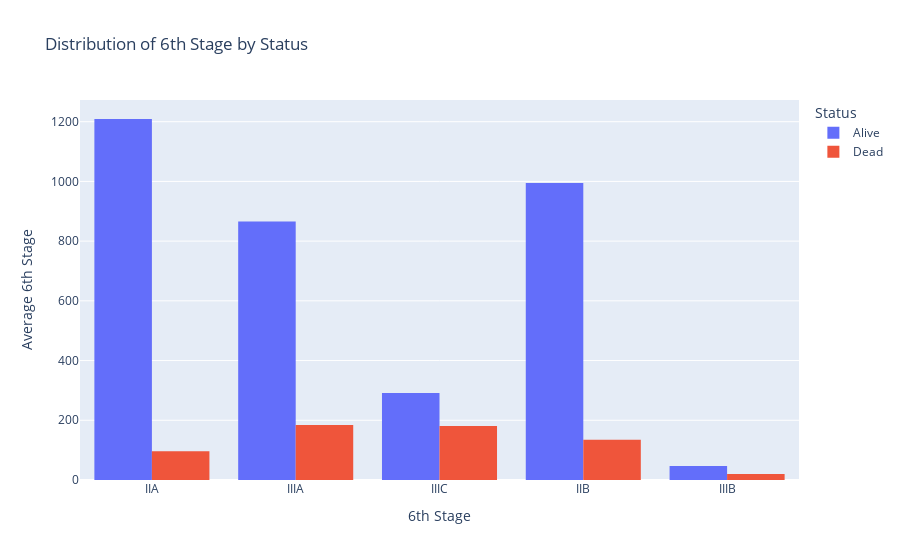

Notebook cell for this chart:
### Markdown cell above
#### 6th Stage Distribution by Status

### Code cell
figh_6 = px.histogram(df, x="6th Stage", color='Status', barmode='group',
                      title="Distribution of 6th Stage by Status", histfunc='avg')
figh_6.update_layout(yaxis_title='Average 6th Stage')
figh_6.show()

### Figure 1 — Plotly figure (JSON) as saved in the notebook; plotly's stock layout.template omitted (floating-point values rounded to 4 significant figures; data arrays with more than 128 entries replaced by an {"elided": "..."} marker saying what was removed)
{"data": [{"alignmentgroup": "True", "bingroup": "x", "histfunc": "avg", "hovertemplate": "Status=Alive<br>6th Stage=%{x}<br>avg of None=%{y}<extra></extra>", "legendgroup": "Alive", "marker": {"color": "#636efa", "pattern": {"shape": ""}}, "name": "Alive", "offsetgroup": "Alive", "orientation": "v", "showlegend": true, "type": "histogram", "x": {"elided": "3408 str values"}, "xaxis": "x", "yaxis": "y"}, {"alignmentgroup": "True", "bingroup": "x", "histfunc": "avg", "hovertemplate": "Status=Dead<br>6th Stage=%{x}<br>avg of None=%{y}<extra></extra>", "legendgroup": "Dead", "marker": {"color": "#EF553B", "pattern": {"shape": ""}}, "name": "Dead", "offsetgroup": "Dead", "orientation": "v", "showlegend": true, "type": "histogram", "x": {"elided": "616 str values"}, "xaxis": "x", "yaxis": "y"}], "layout": {"barmode": "group", "legend": {"title": {"text": "Status"}, "tracegroupgap": 0}, "title": {"text": "Distribution of 6th Stage by Status"}, "xaxis": {"anchor": "y", "domain": [0, 1], "title": {"text": "6th Stage"}}, "yaxis": {"anchor": "x", "domain": [0, 1], "title": {"text": "Average 6th Stage"}}}}
